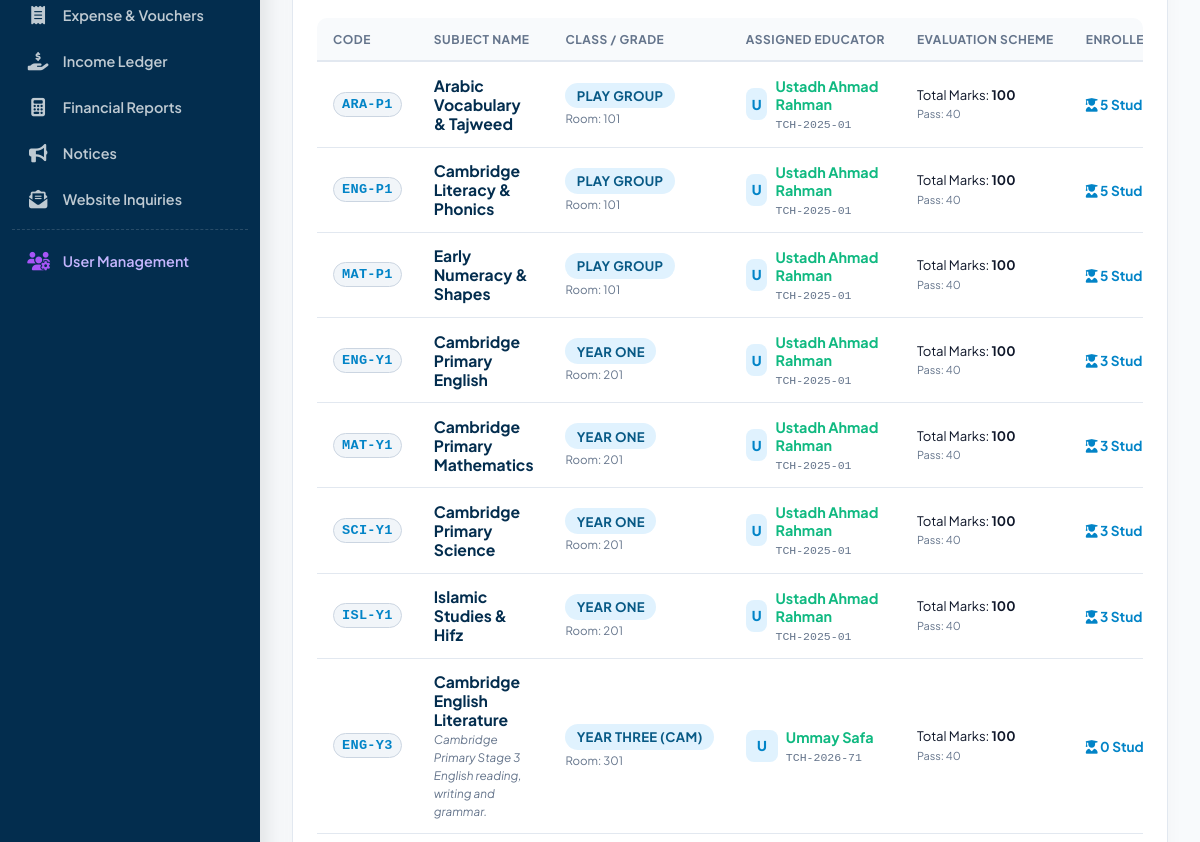
The page /admin/subjects.php (signed in, middle part) on the database as committed earlier.
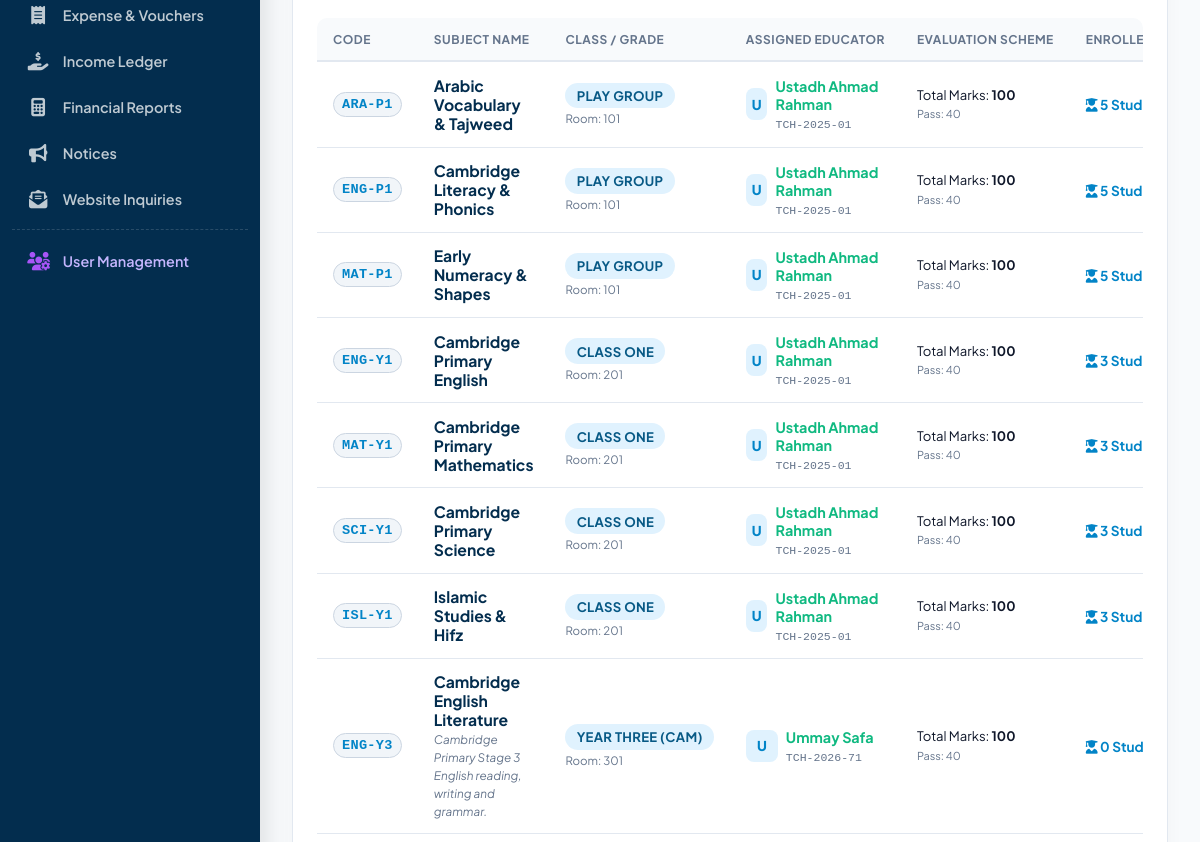
The same page on the database as committed later.
### tables this page shows
CREATE TABLE `subjects` (
  `id` int(11) NOT NULL AUTO_INCREMENT,
  `subject_code` varchar(20) NOT NULL,
  `subject_name` varchar(100) NOT NULL,
  `class_id` int(11) NOT NULL,
  `teacher_id` int(11) DEFAULT NULL,
  `total_marks` int(11) DEFAULT 100,
  `pass_marks` int(11) DEFAULT 40,
  `description` text DEFAULT NULL,
  PRIMARY KEY (`id`),
  KEY `class_id` (`class_id`),
  CONSTRAINT `subjects_ibfk_1` FOREIGN KEY (`class_id`) REFERENCES `classes` (`id`) ON DELETE CASCADE
);

CREATE TABLE `classes` (
  `id` int(11) NOT NULL AUTO_INCREMENT,
  `class_name` varchar(50) NOT NULL,
  `age_group` varchar(50) NOT NULL,
  `section` varchar(10) DEFAULT 'A',
  `room_no` varchar(20) DEFAULT '101',
  `tuition_fee` decimal(10,2) NOT NULL DEFAULT 3500.00,
  `admission_fee` decimal(10,2) NOT NULL DEFAULT 8000.00,
  `book_kit_fee` decimal(10,2) NOT NULL DEFAULT 3500.00,
  `primary_teacher_id` int(11) DEFAULT NULL,
  `backup_teacher_id` int(11) DEFAULT NULL,
  PRIMARY KEY (`id`)
);

CREATE TABLE `teachers` (
  `id` int(11) NOT NULL AUTO_INCREMENT,
  `user_id` int(11) DEFAULT NULL,
  `teacher_code` varchar(20) NOT NULL,
  `full_name` varchar(100) NOT NULL,
  `qualification` varchar(150) NOT NULL,
  `specialty` varchar(100) NOT NULL,
  `email` varchar(100) NOT NULL,
  `phone` varchar(20) NOT NULL,
  `joining_date` date DEFAULT NULL,
  PRIMARY KEY (`id`),
  UNIQUE KEY `teacher_code` (`teacher_code`),
  KEY `user_id` (`user_id`),
  CONSTRAINT `teachers_ibfk_1` FOREIGN KEY (`user_id`) REFERENCES `users` (`id`) ON DELETE SET NULL
);

### admin/subjects.php (the view, shortened to what this page needs)
<?php
require_once __DIR__ . '/layout.php';
$db = get_db_connection();
$where = ["1=1"];
$params = [];
$sql = "
    SELECT s.*,
           c.class_name,
           c.room_no,
           t.full_name as teacher_name,
           t.teacher_code,
           t.specialty as teacher_specialty,
           COUNT(st.id) as student_count
    FROM subjects s
    JOIN classes c ON s.class_id = c.id
    LEFT JOIN teachers t ON s.teacher_id = t.id
    LEFT JOIN students st ON st.class_id = c.id AND st.status = 'Active'
    WHERE " . implode(' AND ', $where) . "
    GROUP BY s.id
    ORDER BY c.id ASC, s.subject_name ASC
";
$stmt = $db->prepare($sql);
$stmt->execute($params);
$subjectsList = $stmt->fetchAll(PDO::FETCH_ASSOC);
?>
<div class="card-box" style="background: #ffffff; border-radius: 16px; border: 1.5px solid #e2e8f0; overflow: hidden; box-shadow: 0 4px 20px rgba(0,0,0,0.03);">
  <div class="table-responsive">
    <table class="data-table">
      <thead>
        <tr>
          <th style="width: 100px;">Code</th>
          <th>Subject Name</th>
          <th>Class / Grade</th>
          <th>Assigned Educator</th>
          <th>Evaluation Scheme</th>
          <th>Enrolled Class Roster</th>
        </tr>
      </thead>
      <tbody>
        <?php if (!empty($subjectsList)): ?>
          <?php foreach ($subjectsList as $sub): ?>
            <tr>
              <td>
                <span class="badge" style="background: #f1f5f9; color: #0284c7; font-family: monospace; font-size: 0.85rem; padding: 4px 8px; border: 1px solid #cbd5e1; font-weight: 800;">
                  <?= htmlspecialchars($sub['subject_code']) ?>
                </span>
              </td>
              <td>
                <strong style="color: var(--admin-deep-navy); font-size: 0.98rem; display: block;">
                  <?= htmlspecialchars($sub['subject_name']) ?>
                </strong>
                <?php if (!empty($sub['description'])): ?>
                  <small style="color: #64748b; font-style: italic;"><?= htmlspecialchars($sub['description']) ?></small>
                <?php endif; ?>
              </td>
              <td>
                <span class="badge badge-info" style="font-weight: 700; font-size: 0.82rem;">
                  <?= htmlspecialchars($sub['class_name']) ?>
                </span>
                <?php if ($sub['room_no']): ?>
                  <br><small style="color: #64748b; font-size: 0.72rem;">Room: <?= htmlspecialchars($sub['room_no']) ?></small>
                <?php endif; ?>
              </td>
              <td>
                <?php if ($sub['teacher_name']): ?>
                  <div style="display: flex; align-items: center; gap: 8px;">
                    <div style="width: 32px; height: 32px; border-radius: 8px; background: #e0f2fe; color: #0284c7; display: grid; place-items: center; font-weight: 800; font-size: 0.85rem;">
                      <?= strtoupper(substr($sub['teacher_name'], 0, 1)) ?>
                    </div>
                    <div>
                      <strong style="color: #10b981; font-size: 0.9rem; display: block;">
                        <?= htmlspecialchars($sub['teacher_name']) ?>
                      </strong>
                      <small style="color: #64748b; font-size: 0.72rem;"><code><?= htmlspecialchars($sub['teacher_code']) ?></code></small>
                    </div>
                  </div>
                <?php endif; ?>
              </td>
              <td>
                <div style="font-size: 0.82rem; line-height: 1.4;">
                  <span>Total Marks: <strong><?= $sub['total_marks'] ?></strong></span><br>
                  <small style="color: #64748b;">Pass: <?= $sub['pass_marks'] ?></small>
                </div>
              </td>
              <td>
                <a href="students.php?class_id=<?= $sub['class_id'] ?>" style="text-decoration: none; font-size: 0.85rem; color: #0284c7; font-weight: 700;">
                  <i class="fas fa-user-graduate"></i> <?= $sub['student_count'] ?> Students &rarr;
                </a>
              </td>
            </tr>
          <?php endforeach; ?>
        <?php endif; ?>
      </tbody>
    </table>
  </div>
</div>
<?php require_once __DIR__ . '/layout_footer.php'; ?>

Rows that differ between the two databases and show on the page:
changed through a linked row, subjects "Cambridge Primary English": class.class_name "YEAR ONE" → "CLASS ONE"
changed through a linked row, subjects "Cambridge Primary Mathematics": class.class_name "YEAR ONE" → "CLASS ONE"
changed through a linked row, subjects "Cambridge Primary Science": class.class_name "YEAR ONE" → "CLASS ONE"
changed through a linked row, subjects "Islamic Studies & Hifz": class.class_name "YEAR ONE" → "CLASS ONE"
